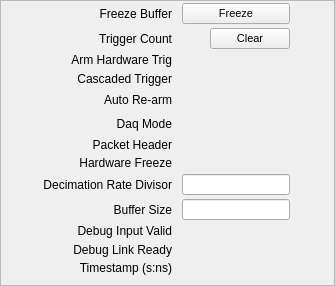
            <widget class="QFrame" name="frame">
             <property name="frameShape">
              <enum>QFrame::StyledPanel</enum>
             </property>
             <property name="frameShadow">
              <enum>QFrame::Raised</enum>
             </property>
             <layout class="QGridLayout" name="gridLayout_2" rowstretch="1,1,1,1,1,1,1,1,1,1,1,1,1">
              <property name="leftMargin">
               <number>2</number>
              </property>
              <property name="topMargin">
               <number>2</number>
              </property>
              <property name="rightMargin">
               <number>4</number>
              </property>
              <property name="bottomMargin">
               <number>10</number>
              </property>
              <property name="horizontalSpacing">
               <number>10</number>
              </property>
              <property name="verticalSpacing">
               <number>4</number>
              </property>
              <item row="5" column="3">
               <spacer name="horizontalSpacer">
                <property name="orientation">
                 <enum>Qt::Horizontal</enum>
                </property>
                <property name="sizeHint" stdset="0">
                 <size>
                  <width>40</width>
                  <height>20</height>
                 </size>
                </property>
               </spacer>
              </item>
              <item row="4" column="0">
               <spacer name="horizontalSpacer_4">
                <property name="orientation">
                 <enum>Qt::Horizontal</enum>
                </property>
                <property name="sizeHint" stdset="0">
                 <size>
                  <width>40</width>
                  <height>20</height>
                 </size>
                </property>
               </spacer>
              </item>
              <item row="0" column="2">
               <widget class="PyDMPushButton" name="PyDMPushButton_3">
                <property name="sizePolicy">
                 <sizepolicy hsizetype="Minimum" vsizetype="Preferred">
                  <horstretch>0</horstretch>
                  <verstretch>1</verstretch>
                 </sizepolicy>
                </property>
                <property name="minimumSize">
                 <size>
                  <width>0</width>
                  <height>0</height>
                 </size>
                </property>
                <property name="font">
                 <font>
                  <pointsize>8</pointsize>
                 </font>
                </property>
                <property name="toolTip">
                 <string/>
                </property>
                <property name="styleSheet">
                 <string notr="true"/>
                </property>
                <property name="text">
                 <string>Freeze</string>
                </property>
                <property name="channel" stdset="0">
                 <string>ca://${DEVICE}:DAQMUX${MUX}_FRZBUF</string>
                </property>
                <property name="pressValue" stdset="0">
                 <string>1</string>
                </property>
               </widget>
              </item>
              <item row="0" column="1">
               <widget class="QLabel" name="label_2">
                <property name="font">
                 <font/>
                </property>
                <property name="styleSheet">
                 <string notr="true"/>
                </property>
                <property name="text">
                 <string>Freeze Buffer</string>
                </property>
                <property name="alignment">
                 <set>Qt::AlignRight|Qt::AlignTrailing|Qt::AlignVCenter</set>
                </property>
               </widget>
              </item>
              <item row="1" column="1">
               <widget class="QLabel" name="label_11">
                <property name="font">
                 <font/>
                </property>
                <property name="styleSheet">
                 <string notr="true"/>
                </property>
                <property name="text">
                 <string>Trigger Count</string>
                </property>
                <property name="alignment">
                 <set>Qt::AlignRight|Qt::AlignTrailing|Qt::AlignVCenter</set>
                </property>
               </widget>
              </item>
              <item row="1" column="2">
               <layout class="QHBoxLayout" name="horizontalLayout_2" stretch="1,1">
                <property name="spacing">
                 <number>10</number>
                </property>
                <item>
                 <widget class="PyDMLabel" name="PyDMLabel_6">
                  <property name="sizePolicy">
                   <sizepolicy hsizetype="Preferred" vsizetype="Preferred">
                    <horstretch>1</horstretch>
                    <verstretch>0</verstretch>
                   </sizepolicy>
                  </property>
                  <property name="minimumSize">
                   <size>
                    <width>0</width>
                    <height>0</height>
                   </size>
                  </property>
                  <property name="toolTip">
                   <string/>
                  </property>
                  <property name="styleSheet">
                   <string notr="true"/>
                  </property>
                  <property name="frameShape">
                   <enum>QFrame::NoFrame</enum>
                  </property>
                  <property name="text">
                   <string/>
                  </property>
                  <property name="channel" stdset="0">
                   <string>ca://${DEVICE}:DAQMUX${MUX}_TRGCNT</string>
                  </property>
                 </widget>
                </item>
                <item>
                 <widget class="PyDMPushButton" name="PyDMPushButton_6">
                  <property name="sizePolicy">
                   <sizepolicy hsizetype="Preferred" vsizetype="Preferred">
                    <horstretch>1</horstretch>
                    <verstretch>0</verstretch>
                   </sizepolicy>
                  </property>
                  <property name="minimumSize">
                   <size>
                    <width>0</width>
                    <height>0</height>
                   </size>
                  </property>
                  <property name="font">
                   <font>
                    <pointsize>8</pointsize>
                   </font>
                  </property>
                  <property name="toolTip">
                   <string/>
                  </property>
                  <property name="styleSheet">
                   <string notr="true"/>
                  </property>
                  <property name="text">
                   <string>Clear</string>
                  </property>
                  <property name="channel" stdset="0">
                   <string>ca://${DEVICE}:DAQMUX${MUX}_CLRTRGST</string>
                  </property>
                  <property name="pressValue" stdset="0">
                   <string>1</string>
                  </property>
                 </widget>
                </item>
               </layout>
              </item>
              <item row="2" column="1">
               <widget class="QLabel" name="label">
                <property name="font">
                 <font/>
                </property>
                <property name="styleSheet">
                 <string notr="true"/>
                </property>
                <property name="text">
                 <string>Arm Hardware Trig</string>
                </property>
                <property name="alignment">
                 <set>Qt::AlignRight|Qt::AlignTrailing|Qt::AlignVCenter</set>
                </property>
               </widget>
              </item>
              <item row="2" column="2">
               <widget class="PyDMEnumButton" name="PyDMEnumButton_2">
                <property name="sizePolicy">
                 <sizepolicy hsizetype="Preferred" vsizetype="Preferred">
                  <horstretch>0</horstretch>
                  <verstretch>1</verstretch>
                 </sizepolicy>
                </property>
                <property name="minimumSize">
                 <size>
                  <width>0</width>
                  <height>0</height>
                 </size>
                </property>
                <property name="maximumSize">
                 <size>
                  <width>16777215</width>
                  <height>40</height>
                 </size>
                </property>
                <property name="toolTip">
                 <string/>
                </property>
                <property name="styleSheet">
                 <string notr="true">QPushButton{font: 8px;}</string>
                </property>
                <property name="channel" stdset="0">
                 <string>ca://${DEVICE}:DAQMUX${MUX}_ARMHWTRG </string>
                </property>
                <property name="orientation" stdset="0">
                 <enum>Qt::Horizontal</enum>
                </property>
                <property name="marginTop" stdset="0">
                 <number>0</number>
                </property>
                <property name="marginBottom" stdset="0">
                 <number>0</number>
                </property>
                <property name="marginLeft" stdset="0">
                 <number>0</number>
                </property>
                <property name="marginRight" stdset="0">
                 <number>0</number>
                </property>
                <property name="horizontalSpacing" stdset="0">
                 <number>0</number>
                </property>
                <property name="verticalSpacing" stdset="0">
                 <number>0</number>
                </property>
               </widget>
              </item>
              <item row="3" column="1">
               <widget class="QLabel" name="label_4">
                <property name="font">
                 <font/>
                </property>
                <property name="styleSheet">
                 <string notr="true"/>
                </property>
                <property name="text">
                 <string>Cascaded Trigger</string>
                </property>
                <property name="alignment">
                 <set>Qt::AlignRight|Qt::AlignTrailing|Qt::AlignVCenter</set>
                </property>
               </widget>
              </item>
              <item row="3" column="2">
               <widget class="PyDMEnumButton" name="PyDMEnumButton">
                <property name="sizePolicy">
                 <sizepolicy hsizetype="Preferred" vsizetype="Preferred">
                  <horstretch>0</horstretch>
                  <verstretch>1</verstretch>
                 </sizepolicy>
                </property>
                <property name="minimumSize">
                 <size>
                  <width>0</width>
                  <height>0</height>
                 </size>
                </property>
                <property name="maximumSize">
                 <size>
                  <width>16777215</width>
                  <height>40</height>
                 </size>
                </property>
                <property name="toolTip">
                 <string/>
                </property>
                <property name="styleSheet">
                 <string notr="true">QPushButton{font: 8px;}</string>
                </property>
                <property name="channel" stdset="0">
                 <string>ca://${DEVICE}:DAQMUX${MUX}_CSCDTRG</string>
                </property>
                <property name="orientation" stdset="0">
                 <enum>Qt::Horizontal</enum>
                </property>
                <property name="marginTop" stdset="0">
                 <number>0</number>
                </property>
                <property name="marginBottom" stdset="0">
                 <number>0</number>
                </property>
                <property name="marginLeft" stdset="0">
                 <number>0</number>
                </property>
                <property name="marginRight" stdset="0">
                 <number>0</number>
                </property>
                <property name="horizontalSpacing" stdset="0">
                 <number>0</number>
                </property>
                <property name="verticalSpacing" stdset="0">
                 <number>0</number>
                </property>
               </widget>
              </item>
              <item row="4" column="1">
               <widget class="QLabel" name="label_5">
                <property name="font">
                 <font/>
                </property>
                <property name="styleSheet">
                 <string notr="true"/>
                </property>
                <property name="text">
                 <string>Auto Re-arm</string>
                </property>
                <property name="alignment">
                 <set>Qt::AlignRight|Qt::AlignTrailing|Qt::AlignVCenter</set>
                </property>
               </widget>
              </item>
              <item row="4" column="2">
               <widget class="PyDMEnumButton" name="PyDMEnumButton_3">
                <property name="sizePolicy">
                 <sizepolicy hsizetype="Preferred" vsizetype="Preferred">
                  <horstretch>0</horstretch>
                  <verstretch>1</verstretch>
                 </sizepolicy>
                </property>
                <property name="minimumSize">
                 <size>
                  <width>0</width>
                  <height>0</height>
                 </size>
                </property>
                <property name="maximumSize">
                 <size>
                  <width>16777215</width>
                  <height>40</height>
                 </size>
                </property>
                <property name="toolTip">
                 <string/>
                </property>
                <property name="styleSheet">
                 <string notr="true">QPushButton{font: 8px;}</string>
                </property>
                <property name="channel" stdset="0">
                 <string>ca://${DEVICE}:DAQMUX${MUX}_AUTOREARM</string>
                </property>
                <property name="orientation" stdset="0">
                 <enum>Qt::Horizontal</enum>
                </property>
                <property name="marginTop" stdset="0">
                 <number>0</number>
                </property>
                <property name="marginBottom" stdset="0">
                 <number>0</number>
                </property>
                <property name="marginLeft" stdset="0">
                 <number>0</number>
                </property>
                <property name="marginRight" stdset="0">
                 <number>0</number>
                </property>
                <property name="horizontalSpacing" stdset="0">
                 <number>0</number>
                </property>
                <property name="verticalSpacing" stdset="0">
                 <number>0</number>
                </property>
               </widget>
              </item>
              <item row="5" column="1">
               <widget class="QLabel" name="label_6">
                <property name="font">
                 <font/>
                </property>
                <property name="styleSheet">
                 <string notr="true"/>
                </property>
                <property name="text">
                 <string>Daq Mode</string>
                </property>
                <property name="alignment">
                 <set>Qt::AlignRight|Qt::AlignTrailing|Qt::AlignVCenter</set>
                </property>
               </widget>
              </item>
              <item row="5" column="2">
               <widget class="PyDMEnumButton" name="PyDMEnumButton_4">
                <property name="sizePolicy">
                 <sizepolicy hsizetype="Preferred" vsizetype="Preferred">
                  <horstretch>0</horstretch>
                  <verstretch>1</verstretch>
                 </sizepolicy>
                </property>
                <property name="minimumSize">
                 <size>
                  <width>0</width>
                  <height>0</height>
                 </size>
                </property>
                <property name="maximumSize">
                 <size>
                  <width>16777215</width>
                  <height>40</height>
                 </size>
                </property>
                <property name="toolTip">
                 <string/>
                </property>
                <property name="styleSheet">
                 <string notr="true">QPushButton{font: 8px;}</string>
                </property>
                <property name="channel" stdset="0">
                 <string>ca://${DEVICE}:DAQMUX${MUX}_DAQMODE</string>
                </property>
                <property name="orientation" stdset="0">
                 <enum>Qt::Horizontal</enum>
                </property>
                <property name="marginTop" stdset="0">
                 <number>0</number>
                </property>
                <property name="marginBottom" stdset="0">
                 <number>0</number>
                </property>
                <property name="marginLeft" stdset="0">
                 <number>0</number>
                </property>
                <property name="marginRight" stdset="0">
                 <number>0</number>
                </property>
                <property name="horizontalSpacing" stdset="0">
                 <number>0</number>
                </property>
                <property name="verticalSpacing" stdset="0">
                 <number>0</number>
                </property>
               </widget>
              </item>
              <item row="6" column="1">
               <widget class="QLabel" name="label_7">
                <property name="font">
                 <font/>
                </property>
                <property name="styleSheet">
                 <string notr="true"/>
                </property>
                <property name="text">
                 <string>Packet Header</string>
                </property>
                <property name="alignment">
                 <set>Qt::AlignRight|Qt::AlignTrailing|Qt::AlignVCenter</set>
                </property>
               </widget>
              </item>
              <item row="6" column="2">
               <widget class="PyDMEnumButton" name="PyDMEnumButton_5">
                <property name="sizePolicy">
                 <sizepolicy hsizetype="Preferred" vsizetype="Preferred">
                  <horstretch>0</horstretch>
                  <verstretch>1</verstretch>
                 </sizepolicy>
                </property>
                <property name="minimumSize">
                 <size>
                  <width>0</width>
                  <height>0</height>
                 </size>
                </property>
                <property name="maximumSize">
                 <size>
                  <width>16777215</width>
                  <height>40</height>
                 </size>
                </property>
                <property name="toolTip">
                 <string/>
                </property>
                <property name="styleSheet">
                 <string notr="true">QPushButton{font: 8px;}</string>
                </property>
                <property name="channel" stdset="0">
                 <string>ca://${DEVICE}:DAQMUX${MUX}_PACKETHEADER</string>
                </property>
                <property name="orientation" stdset="0">
                 <enum>Qt::Horizontal</enum>
                </property>
                <property name="marginTop" stdset="0">
                 <number>0</number>
                </property>
                <property name="marginBottom" stdset="0">
                 <number>0</number>
                </property>
                <property name="marginLeft" stdset="0">
                 <number>0</number>
                </property>
                <property name="marginRight" stdset="0">
                 <number>0</number>
                </property>
                <property name="horizontalSpacing" stdset="0">
                 <number>0</number>
                </property>
                <property name="verticalSpacing" stdset="0">
                 <number>0</number>
                </property>
               </widget>
              </item>
              <item row="7" column="1">
               <widget class="QLabel" name="label_8">
                <property name="font">
                 <font/>
                </property>
                <property name="styleSheet">
                 <string notr="true"/>
                </property>
                <property name="text">
                 <string>Hardware Freeze</string>
                </property>
                <property name="alignment">
                 <set>Qt::AlignRight|Qt::AlignTrailing|Qt::AlignVCenter</set>
                </property>
               </widget>
              </item>
              <item row="7" column="2">
               <widget class="PyDMEnumButton" name="PyDMEnumButton_6">
                <property name="sizePolicy">
                 <sizepolicy hsizetype="Preferred" vsizetype="Preferred">
                  <horstretch>0</horstretch>
                  <verstretch>1</verstretch>
                 </sizepolicy>
                </property>
                <property name="minimumSize">
                 <size>
                  <width>0</width>
                  <height>0</height>
                 </size>
                </property>
                <property name="maximumSize">
                 <size>
                  <width>16777215</width>
                  <height>40</height>
                 </size>
                </property>
                <property name="toolTip">
                 <string/>
                </property>
                <property name="styleSheet">
                 <string notr="true">QPushButton{font: 8px;}</string>
                </property>
                <property name="channel" stdset="0">
                 <string>ca://${DEVICE}:DAQMUX${MUX}_HWFRZ</string>
                </property>
                <property name="orientation" stdset="0">
                 <enum>Qt::Horizontal</enum>
                </property>
                <property name="marginTop" stdset="0">
                 <number>0</number>
                </property>
                <property name="marginBottom" stdset="0">
                 <number>0</number>
                </property>
                <property name="marginLeft" stdset="0">
                 <number>0</number>
                </property>
                <property name="marginRight" stdset="0">
                 <number>0</number>
                </property>
                <property name="horizontalSpacing" stdset="0">
                 <number>0</number>
                </property>
                <property name="verticalSpacing" stdset="0">
                 <number>0</number>
                </property>
               </widget>
              </item>
              <item row="8" column="1">
               <widget class="QLabel" name="label_9">
                <property name="font">
                 <font/>
                </property>
                <property name="styleSheet">
                 <string notr="true"/>
                </property>
                <property name="text">
                 <string>Decimation Rate Divisor</string>
                </property>
                <property name="alignment">
                 <set>Qt::AlignRight|Qt::AlignTrailing|Qt::AlignVCenter</set>
                </property>
               </widget>
              </item>
              <item row="8" column="2">
               <widget class="PyDMLineEdit" name="PyDMLineEdit">
                <property name="sizePolicy">
                 <sizepolicy hsizetype="Preferred" vsizetype="Preferred">
                  <horstretch>0</horstretch>
                  <verstretch>1</verstretch>
                 </sizepolicy>
                </property>
                <property name="minimumSize">
                 <size>
                  <width>0</width>
                  <height>0</height>
                 </size>
                </property>
                <property name="font">
                 <font>
                  <pointsize>8</pointsize>
                 </font>
                </property>
                <property name="toolTip">
                 <string/>
                </property>
                <property name="styleSheet">
                 <string notr="true"/>
                </property>
                <property name="readOnly">
                 <bool>false</bool>
                </property>
                <property name="channel" stdset="0">
                 <string>ca://${DEVICE}:DAQMUX${MUX}_DECRATEDIV</string>
                </property>
                <property name="displayFormat" stdset="0">
                 <enum>PyDMLineEdit::Default</enum>
                </property>
               </widget>
              </item>
              <item row="9" column="1">
               <widget class="QLabel" name="label_10">
                <property name="font">
                 <font/>
                </property>
                <property name="styleSheet">
                 <string notr="true"/>
                </property>
                <property name="text">
                 <string>Buffer Size</string>
                </property>
                <property name="alignment">
                 <set>Qt::AlignRight|Qt::AlignTrailing|Qt::AlignVCenter</set>
                </property>
               </widget>
              </item>
              <item row="9" column="2">
               <widget class="PyDMLineEdit" name="PyDMLineEdit_2">
                <property name="sizePolicy">
                 <sizepolicy hsizetype="Preferred" vsizetype="Preferred">
                  <horstretch>0</horstretch>
                  <verstretch>1</verstretch>
                 </sizepolicy>
                </property>
                <property name="minimumSize">
                 <size>
                  <width>0</width>
                  <height>0</height>
                 </size>
                </property>
                <property name="font">
                 <font>
                  <pointsize>8</pointsize>
                 </font>
                </property>
                <property name="toolTip">
                 <string/>
                </property>
                <property name="styleSheet">
                 <string notr="true"/>
                </property>
                <property name="readOnly">
                 <bool>false</bool>
                </property>
                <property name="channel" stdset="0">
                 <string>ca://${DEVICE}:DAQMUX${MUX}_BUFFSIZE</string>
                </property>
                <property name="displayFormat" stdset="0">
                 <enum>PyDMLineEdit::Default</enum>
                </property>
               </widget>
              </item>
              <item row="10" column="1">
               <widget class="QLabel" name="label_12">
                <property name="font">
                 <font/>
                </property>
                <property name="styleSheet">
                 <string notr="true"/>
                </property>
                <property name="text">
                 <string>Debug Input Valid</string>
                </property>
                <property name="alignment">
                 <set>Qt::AlignRight|Qt::AlignTrailing|Qt::AlignVCenter</set>
                </property>
               </widget>
              </item>
              <item row="10" column="2">
               <widget class="PyDMLabel" name="PyDMLabel">
                <property name="sizePolicy">
                 <sizepolicy hsizetype="Preferred" vsizetype="Preferred">
                  <horstretch>0</horstretch>
                  <verstretch>1</verstretch>
                 </sizepolicy>
                </property>
                <property name="minimumSize">
                 <size>
                  <width>0</width>
                  <height>0</height>
                 </size>
                </property>
                <property name="font">
                 <font>
                  <pointsize>8</pointsize>
                 </font>
                </property>
                <property name="toolTip">
                 <string/>
                </property>
                <property name="styleSheet">
                 <string notr="true"/>
                </property>
                <property name="frameShape">
                 <enum>QFrame::NoFrame</enum>
                </property>
                <property name="text">
                 <string/>
                </property>
                <property name="channel" stdset="0">
                 <string>ca://${DEVICE}:DAQMUX${MUX}_DBGINPVALID</string>
                </property>
                <property name="displayFormat" stdset="0">
                 <enum>PyDMLabel::Hex</enum>
                </property>
               </widget>
              </item>
              <item row="11" column="1">
               <widget class="QLabel" name="label_13">
                <property name="font">
                 <font/>
                </property>
                <property name="styleSheet">
                 <string notr="true"/>
                </property>
                <property name="text">
                 <string>Debug Link Ready</string>
                </property>
                <property name="alignment">
                 <set>Qt::AlignRight|Qt::AlignTrailing|Qt::AlignVCenter</set>
                </property>
               </widget>
              </item>
              <item row="11" column="2">
               <widget class="PyDMLabel" name="PyDMLabel_2">
                <property name="sizePolicy">
                 <sizepolicy hsizetype="Preferred" vsizetype="Preferred">
                  <horstretch>0</horstretch>
                  <verstretch>1</verstretch>
                 </sizepolicy>
                </property>
                <property name="minimumSize">
                 <size>
                  <width>0</width>
                  <height>0</height>
                 </size>
                </property>
                <property name="font">
                 <font>
                  <pointsize>8</pointsize>
                 </font>
                </property>
                <property name="toolTip">
                 <string/>
                </property>
                <property name="styleSheet">
                 <string notr="true"/>
                </property>
                <property name="frameShape">
                 <enum>QFrame::NoFrame</enum>
                </property>
                <property name="text">
                 <string/>
                </property>
                <property name="channel" stdset="0">
                 <string>ca://${DEVICE}:DAQMUX${MUX}_DBGLNKRDY</string>
                </property>
                <property name="displayFormat" stdset="0">
                 <enum>PyDMLabel::Hex</enum>
                </property>
                <property name="buddy">
                 <cstring></cstring>
                </property>
               </widget>
              </item>
              <item row="12" column="1">
               <widget class="QLabel" name="label_14">
                <property name="font">
                 <font/>
                </property>
                <property name="styleSheet">
                 <string notr="true"/>
                </property>
                <property name="text">
                 <string>Timestamp (s:ns)</string>
                </property>
                <property name="alignment">
                 <set>Qt::AlignRight|Qt::AlignTrailing|Qt::AlignVCenter</set>
                </property>
               </widget>
              </item>
              <item row="12" column="2">
               <layout class="QHBoxLayout" name="horizontalLayout_9" stretch="1,1">
                <property name="spacing">
                 <number>7</number>
                </property>
                <item>
                 <widget class="PyDMLabel" name="PyDMLabel_8">
                  <property name="sizePolicy">
                   <sizepolicy hsizetype="Preferred" vsizetype="Preferred">
                    <horstretch>1</horstretch>
                    <verstretch>0</verstretch>
                   </sizepolicy>
                  </property>
                  <property name="minimumSize">
                   <size>
                    <width>0</width>
                    <height>0</height>
                   </size>
                  </property>
                  <property name="font">
                   <font>
                    <pointsize>8</pointsize>
                   </font>
                  </property>
                  <property name="toolTip">
                   <string/>
                  </property>
                  <property name="styleSheet">
                   <string notr="true"/>
                  </property>
                  <property name="frameShape">
                   <enum>QFrame::NoFrame</enum>
                  </property>
                  <property name="text">
                   <string/>
                  </property>
                  <property name="channel" stdset="0">
                   <string>ca://${DEVICE}:DAQMUX${MUX}_TS_NSEC</string>
                  </property>
                 </widget>
                </item>
                <item>
                 <widget class="PyDMLabel" name="PyDMLabel_7">
                  <property name="sizePolicy">
                   <sizepolicy hsizetype="Preferred" vsizetype="Preferred">
                    <horstretch>1</horstretch>
                    <verstretch>1</verstretch>
                   </sizepolicy>
                  </property>
                  <property name="minimumSize">
                   <size>
                    <width>0</width>
                    <height>0</height>
                   </size>
                  </property>
                  <property name="font">
                   <font>
                    <pointsize>8</pointsize>
                   </font>
                  </property>
                  <property name="toolTip">
                   <string/>
                  </property>
                  <property name="styleSheet">
                   <string notr="true"/>
                  </property>
                  <property name="frameShape">
                   <enum>QFrame::NoFrame</enum>
                  </property>
                  <property name="text">
                   <string/>
                  </property>
                  <property name="channel" stdset="0">
                   <string>ca://${DEVICE}:DAQMUX${MUX}_TS_SEC</string>
                  </property>
                 </widget>
                </item>
               </layout>
              </item>
             </layout>
            </widget>
